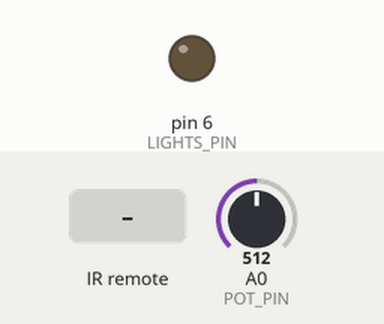
A sketch run on a simulated Arduino Uno, built with avr-gcc and run on an emulated ATmega328P. Shown: output pins drawn as LEDs (lit = HIGH). The test bench sets the inputs (shaded band); at power-on: A0 (POT_PIN) = 512.

Above: at 1.2 s.
1.3 s: infrared code 0xE0E0E21D received
At 4.0 s:
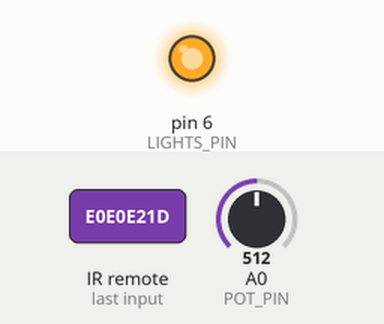
4.3 s: A0 (POT_PIN) set to 514
At 4.6 s:
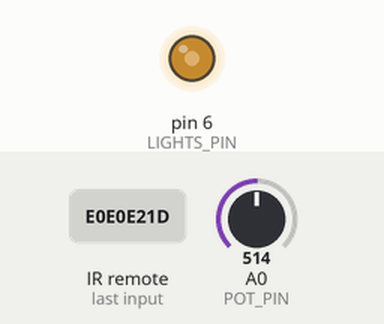
5.8 s: A0 (POT_PIN) set to 1023
At 7.0 s:
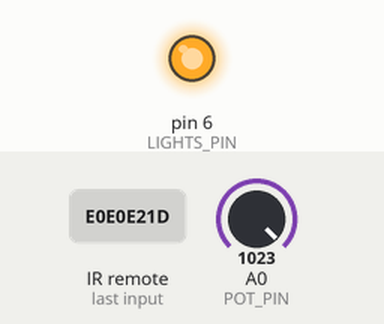
7.3 s: infrared code 0xE0E052AD received
At 7.75 s:
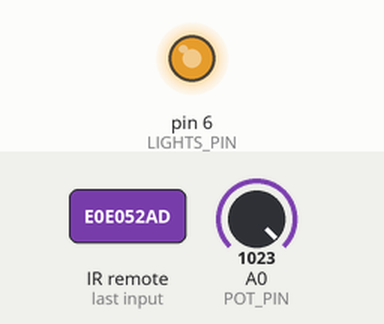
10.3 s: A0 (POT_PIN) set to 992
At 11.6 s:
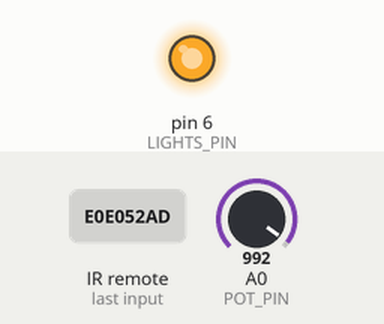
Timing chart, 0 to 12.8 s (numbered marks = the images above; inputs shaded):
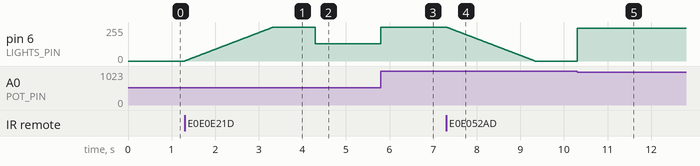

Measured:
- the behaviour switches between 513 and 514 on A0 (POT_PIN) (found by bisection; images 1 and 2)
- the behaviour switches between 1011 and 1010 on A0 (POT_PIN) (found by bisection; images 4 and 5)
- after the input at 1.3 s, pin 6 (LIGHTS_PIN): moves from 0/255 to 255/255 over 2.0 s, starting at once
- after the input at 4.3 s, pin 6 (LIGHTS_PIN): 255/255 → 128/255 at once
- after the input at 5.8 s, pin 6 (LIGHTS_PIN): 128/255 → 255/255 at once
- after the input at 7.3 s, pin 6 (LIGHTS_PIN): moves from 255/255 to 0/255 over 2.0 s, starting at once
- after the input at 10.3 s, pin 6 (LIGHTS_PIN): 0/255 → 247/255 at once

The sketch:

Arduino_Remote_Lights.ino
```cpp
#include <IRremote.h>

const int LIGHTS_PIN = 6;
const int POT_PIN = A0;
const int RECV_PIN = 11;

#define MAX_IR_VAL 3772834333
#define MIN_IR_VAL 3772797613
#define DEC_IR_VAL_1 3772781293
#define DEC_IR_VAL_2 3772805773
#define INC_IR_VAL_1 3772818013
#define INC_IR_VAL_2 3772779253

int brightness = 0;
int potVal = 0;
int initialPotVal = 0;

IRrecv irrecv(RECV_PIN);
decode_results results;

void handleIR() {
  if (irrecv.decode(&results)) {

    if (results.value == MAX_IR_VAL) {
      while (brightness < 255) {
        brightness++;
        setBrightness(brightness);
        delay(8);
      }
    }

    if (results.value == MIN_IR_VAL) {
      while (brightness > 0) {
        brightness--;
        setBrightness(brightness);
        delay(8);
      }
    }

    if (results.value == DEC_IR_VAL_1 || results.value == DEC_IR_VAL_2 ) {
      brightness = constrain(brightness + 5, 0, 255);
    }

    if (results.value == INC_IR_VAL_1 || results.value == INC_IR_VAL_2 ) {
      brightness = constrain(brightness - 5, 0, 255);
    }

    irrecv.resume();
  }
}

void handlePot() {
  int currentPotVal = getPotVal();
  // First conditions takes care of potentiometer fluctuations
  // Second condition checks if the pot is touched so it doesnt assing a value if the system is just turned on
  if ((currentPotVal < potVal - 3 || currentPotVal > potVal + 3) && initialPotVal != currentPotVal) {
    brightness = currentPotVal;
    if (brightness < 5) {
      brightness = 0;
    } else if (brightness > 250) {
      brightness = 255;
    }
    potVal = currentPotVal;
    initialPotVal = 12345;
  }
}

int getPotVal() {
  return map(analogRead(POT_PIN), 0, 1023, 0, 255);
}

void setBrightness(int brightnessToSet) {
  analogWrite(LIGHTS_PIN, brightnessToSet);
}

void setup()
{
  irrecv.enableIRIn();
  pinMode(LIGHTS_PIN, OUTPUT);
  pinMode(POT_PIN, INPUT);
  analogWrite(LIGHTS_PIN, brightness);
  initialPotVal = getPotVal();
}

void loop() {
  handleIR();
  handlePot();
  setBrightness(brightness);
}
```
